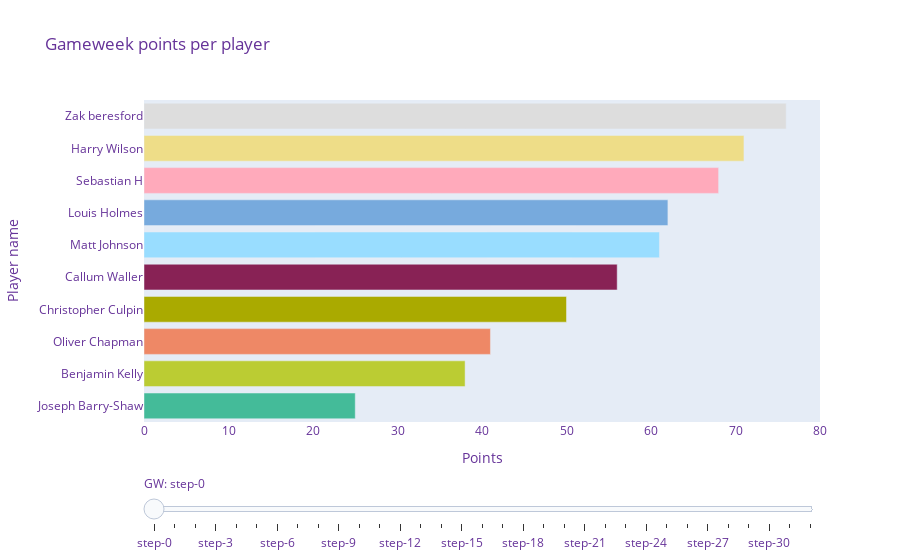

The notebook cell this image was saved under:
### Code cell
fig = plot_timeseries_bar_by_gw(gameweek_points_df,colour_dict,team_data_df)
fig.update_layout(
    title="Gameweek points per player",
    xaxis_title="Points",
    yaxis_title="Player name",
    legend_title="Players",
    font=dict(
        color="RebeccaPurple"
    )
)
fig.show()

### Figure 1 — Plotly figure (JSON) as saved in the notebook; plotly's stock layout.template omitted (floating-point values rounded to 4 significant figures)
{"data": [{"marker": {"color": ["#44BB99", "#BBCC33", "#EE8866", "#AAAA00", "#882255", "#99DDFF", "#77AADD", "#FFAABB", "#EEDD88", "#DDDDDD"]}, "orientation": "h", "type": "bar", "visible": true, "x": [25, 38, 41, 50, 56, 61, 62, 68, 71, 76], "y": ["Joseph Barry-Shaw", "Benjamin Kelly", "Oliver Chapman", "Christopher Culpin", "Callum Waller", "Matt Johnson", "Louis Holmes", "Sebastian H", "Harry Wilson", "Zak beresford"]}, {"marker": {"color": ["#FFAABB", "#EEDD88", "#DDDDDD", "#882255", "#77AADD", "#44BB99", "#BBCC33", "#AAAA00", "#EE8866", "#99DDFF"]}, "orientation": "h", "type": "bar", "visible": false, "x": [28, 43, 43, 44, 45, 45, 46, 51, 53, 67], "y": ["Sebastian H", "Harry Wilson", "Zak beresford", "Callum Waller", "Louis Holmes", "Joseph Barry-Shaw", "Benjamin Kelly", "Christopher Culpin", "Oliver Chapman", "Matt Johnson"]}, {"marker": {"color": ["#99DDFF", "#FFAABB", "#DDDDDD", "#77AADD", "#44BB99", "#EE8866", "#BBCC33", "#EEDD88", "#882255", "#AAAA00"]}, "orientation": "h", "type": "bar", "visible": false, "x": [24, 25, 26, 32, 32, 34, 41, 46, 51, 57], "y": ["Matt Johnson", "Sebastian H", "Zak beresford", "Louis Holmes", "Joseph Barry-Shaw", "Oliver Chapman", "Benjamin Kelly", "Harry Wilson", "Callum Waller", "Christopher Culpin"]}, {"marker": {"color": ["#BBCC33", "#44BB99", "#77AADD", "#DDDDDD", "#AAAA00", "#EE8866", "#EEDD88", "#99DDFF", "#FFAABB", "#882255"]}, "orientation": "h", "type": "bar", "visible": false, "x": [45, 49, 61, 64, 66, 70, 74, 74, 75, 86], "y": ["Benjamin Kelly", "Joseph Barry-Shaw", "Louis Holmes", "Zak beresford", "Christopher Culpin", "Oliver Chapman", "Harry Wilson", "Matt Johnson", "Sebastian H", "Callum Waller"]}, {"marker": {"color": ["#44BB99", "#99DDFF", "#882255", "#EE8866", "#AAAA00", "#BBCC33", "#DDDDDD", "#77AADD", "#FFAABB", "#EEDD88"]}, "orientation": "h", "type": "bar", "visible": false, "x": [37, 39, 40, 44, 44, 45, 46, 54, 55, 58], "y": ["Joseph Barry-Shaw", "Matt Johnson", "Callum Waller", "Oliver Chapman", "Christopher Culpin", "Benjamin Kelly", "Zak beresford", "Louis Holmes", "Sebastian H", "Harry Wilson"]}, {"marker": {"color": ["#AAAA00", "#EE8866", "#882255", "#FFAABB", "#44BB99", "#99DDFF", "#BBCC33", "#EEDD88", "#DDDDDD", "#77AADD"]}, "orientation": "h", "type": "bar", "visible": false, "x": [33, 46, 46, 53, 57, 66, 73, 78, 82, 100], "y": ["Christopher Culpin", "Oliver Chapman", "Callum Waller", "Sebastian H", "Joseph Barry-Shaw", "Matt Johnson", "Benjamin Kelly", "Harry Wilson", "Zak beresford", "Louis Holmes"]}, {"marker": {"color": ["#DDDDDD", "#AAAA00", "#EEDD88", "#882255", "#BBCC33", "#FFAABB", "#77AADD", "#99DDFF", "#44BB99", "#EE8866"]}, "orientation": "h", "type": "bar", "visible": false, "x": [28, 30, 34, 44, 48, 50, 58, 65, 71, 74], "y": ["Zak beresford", "Christopher Culpin", "Harry Wilson", "Callum Waller", "Benjamin Kelly", "Sebastian H", "Louis Holmes", "Matt Johnson", "Joseph Barry-Shaw", "Oliver Chapman"]}, {"marker": {"color": ["#EE8866", "#882255", "#FFAABB", "#AAAA00", "#EEDD88", "#99DDFF", "#DDDDDD", "#BBCC33", "#77AADD", "#44BB99"]}, "orientation": "h", "type": "bar", "visible": false, "x": [31, 42, 47, 47, 48, 48, 49, 52, 57, 64], "y": ["Oliver Chapman", "Callum Waller", "Sebastian H", "Christopher Culpin", "Harry Wilson", "Matt Johnson", "Zak beresford", "Benjamin Kelly", "Louis Holmes", "Joseph Barry-Shaw"]}, {"marker": {"color": ["#882255", "#FFAABB", "#EEDD88", "#44BB99", "#DDDDDD", "#BBCC33", "#99DDFF", "#EE8866", "#AAAA00", "#77AADD"]}, "orientation": "h", "type": "bar", "visible": false, "x": [35, 51, 52, 65, 65, 67, 69, 70, 75, 85], "y": ["Callum Waller", "Sebastian H", "Harry Wilson", "Joseph Barry-Shaw", "Zak beresford", "Benjamin Kelly", "Matt Johnson", "Oliver Chapman", "Christopher Culpin", "Louis Holmes"]}, {"marker": {"color": ["#44BB99", "#EEDD88", "#BBCC33", "#DDDDDD", "#77AADD", "#99DDFF", "#AAAA00", "#882255", "#FFAABB", "#EE8866"]}, "orientation": "h", "type": "bar", "visible": false, "x": [45, 50, 61, 65, 70, 72, 80, 94, 96, 98], "y": ["Joseph Barry-Shaw", "Harry Wilson", "Benjamin Kelly", "Zak beresford", "Louis Holmes", "Matt Johnson", "Christopher Culpin", "Callum Waller", "Sebastian H", "Oliver Chapman"]}, {"marker": {"color": ["#99DDFF", "#882255", "#EE8866", "#EEDD88", "#FFAABB", "#44BB99", "#DDDDDD", "#77AADD", "#BBCC33", "#AAAA00"]}, "orientation": "h", "type": "bar", "visible": false, "x": [19, 27, 28, 33, 33, 35, 36, 37, 40, 45], "y": ["Matt Johnson", "Callum Waller", "Oliver Chapman", "Harry Wilson", "Sebastian H", "Joseph Barry-Shaw", "Zak beresford", "Louis Holmes", "Benjamin Kelly", "Christopher Culpin"]}, {"marker": {"color": ["#44BB99", "#DDDDDD", "#99DDFF", "#EE8866", "#BBCC33", "#AAAA00", "#77AADD", "#882255", "#FFAABB", "#EEDD88"]}, "orientation": "h", "type": "bar", "visible": false, "x": [40, 52, 53, 60, 60, 61, 63, 63, 65, 71], "y": ["Joseph Barry-Shaw", "Zak beresford", "Matt Johnson", "Oliver Chapman", "Benjamin Kelly", "Christopher Culpin", "Louis Holmes", "Callum Waller", "Sebastian H", "Harry Wilson"]}, {"marker": {"color": ["#EE8866", "#882255", "#99DDFF", "#44BB99", "#FFAABB", "#DDDDDD", "#BBCC33", "#AAAA00", "#77AADD", "#EEDD88"]}, "orientation": "h", "type": "bar", "visible": false, "x": [35, 38, 41, 41, 45, 49, 52, 62, 65, 68], "y": ["Oliver Chapman", "Callum Waller", "Matt Johnson", "Joseph Barry-Shaw", "Sebastian H", "Zak beresford", "Benjamin Kelly", "Christopher Culpin", "Louis Holmes", "Harry Wilson"]}, {"marker": {"color": ["#AAAA00", "#882255", "#FFAABB", "#EEDD88", "#DDDDDD", "#EE8866", "#BBCC33", "#99DDFF", "#77AADD", "#44BB99"]}, "orientation": "h", "type": "bar", "visible": false, "x": [33, 36, 46, 47, 52, 53, 60, 63, 68, 75], "y": ["Christopher Culpin", "Callum Waller", "Sebastian H", "Harry Wilson", "Zak beresford", "Oliver Chapman", "Benjamin Kelly", "Matt Johnson", "Louis Holmes", "Joseph Barry-Shaw"]}, {"marker": {"color": ["#77AADD", "#AAAA00", "#DDDDDD", "#882255", "#99DDFF", "#EE8866", "#EEDD88", "#44BB99", "#FFAABB", "#BBCC33"]}, "orientation": "h", "type": "bar", "visible": false, "x": [26, 27, 27, 27, 33, 41, 41, 41, 52, 60], "y": ["Louis Holmes", "Christopher Culpin", "Zak beresford", "Callum Waller", "Matt Johnson", "Oliver Chapman", "Harry Wilson", "Joseph Barry-Shaw", "Sebastian H", "Benjamin Kelly"]}, {"marker": {"color": ["#44BB99", "#DDDDDD", "#882255", "#EEDD88", "#EE8866", "#FFAABB", "#99DDFF", "#AAAA00", "#77AADD", "#BBCC33"]}, "orientation": "h", "type": "bar", "visible": false, "x": [18, 19, 20, 27, 29, 32, 38, 40, 47, 57], "y": ["Joseph Barry-Shaw", "Zak beresford", "Callum Waller", "Harry Wilson", "Oliver Chapman", "Sebastian H", "Matt Johnson", "Christopher Culpin", "Louis Holmes", "Benjamin Kelly"]}, {"marker": {"color": ["#882255", "#AAAA00", "#77AADD", "#EEDD88", "#BBCC33", "#99DDFF", "#44BB99", "#FFAABB", "#EE8866", "#DDDDDD"]}, "orientation": "h", "type": "bar", "visible": false, "x": [32, 33, 37, 43, 43, 46, 51, 55, 58, 60], "y": ["Callum Waller", "Christopher Culpin", "Louis Holmes", "Harry Wilson", "Benjamin Kelly", "Matt Johnson", "Joseph Barry-Shaw", "Sebastian H", "Oliver Chapman", "Zak beresford"]}, {"marker": {"color": ["#AAAA00", "#882255", "#99DDFF", "#44BB99", "#BBCC33", "#DDDDDD", "#77AADD", "#FFAABB", "#EE8866", "#EEDD88"]}, "orientation": "h", "type": "bar", "visible": false, "x": [30, 36, 38, 41, 41, 45, 48, 48, 58, 63], "y": ["Christopher Culpin", "Callum Waller", "Matt Johnson", "Joseph Barry-Shaw", "Benjamin Kelly", "Zak beresford", "Louis Holmes", "Sebastian H", "Oliver Chapman", "Harry Wilson"]}, {"marker": {"color": ["#BBCC33", "#77AADD", "#DDDDDD", "#EE8866", "#44BB99", "#EEDD88", "#99DDFF", "#AAAA00", "#882255", "#FFAABB"]}, "orientation": "h", "type": "bar", "visible": false, "x": [30, 37, 37, 40, 41, 42, 46, 47, 53, 56], "y": ["Benjamin Kelly", "Louis Holmes", "Zak beresford", "Oliver Chapman", "Joseph Barry-Shaw", "Harry Wilson", "Matt Johnson", "Christopher Culpin", "Callum Waller", "Sebastian H"]}, {"marker": {"color": ["#AAAA00", "#882255", "#FFAABB", "#44BB99", "#99DDFF", "#EEDD88", "#BBCC33", "#DDDDDD", "#EE8866", "#77AADD"]}, "orientation": "h", "type": "bar", "visible": false, "x": [42, 47, 52, 52, 62, 66, 73, 74, 77, 80], "y": ["Christopher Culpin", "Callum Waller", "Sebastian H", "Joseph Barry-Shaw", "Matt Johnson", "Harry Wilson", "Benjamin Kelly", "Zak beresford", "Oliver Chapman", "Louis Holmes"]}, {"marker": {"color": ["#99DDFF", "#BBCC33", "#77AADD", "#44BB99", "#882255", "#AAAA00", "#DDDDDD", "#EEDD88", "#FFAABB", "#EE8866"]}, "orientation": "h", "type": "bar", "visible": false, "x": [29, 31, 37, 42, 43, 52, 52, 53, 53, 70], "y": ["Matt Johnson", "Benjamin Kelly", "Louis Holmes", "Joseph Barry-Shaw", "Callum Waller", "Christopher Culpin", "Zak beresford", "Harry Wilson", "Sebastian H", "Oliver Chapman"]}, {"marker": {"color": ["#882255", "#DDDDDD", "#77AADD", "#AAAA00", "#BBCC33", "#EEDD88", "#44BB99", "#FFAABB", "#EE8866", "#99DDFF"]}, "orientation": "h", "type": "bar", "visible": false, "x": [42, 49, 50, 51, 52, 56, 61, 70, 73, 81], "y": ["Callum Waller", "Zak beresford", "Louis Holmes", "Christopher Culpin", "Benjamin Kelly", "Harry Wilson", "Joseph Barry-Shaw", "Sebastian H", "Oliver Chapman", "Matt Johnson"]}, {"marker": {"color": ["#882255", "#FFAABB", "#99DDFF", "#DDDDDD", "#AAAA00", "#EEDD88", "#BBCC33", "#77AADD", "#EE8866", "#44BB99"]}, "orientation": "h", "type": "bar", "visible": false, "x": [36, 42, 50, 52, 54, 59, 62, 79, 80, 94], "y": ["Callum Waller", "Sebastian H", "Matt Johnson", "Zak beresford", "Christopher Culpin", "Harry Wilson", "Benjamin Kelly", "Louis Holmes", "Oliver Chapman", "Joseph Barry-Shaw"]}, {"marker": {"color": ["#FFAABB", "#882255", "#99DDFF", "#BBCC33", "#DDDDDD", "#EEDD88", "#77AADD", "#44BB99", "#EE8866", "#AAAA00"]}, "orientation": "h", "type": "bar", "visible": false, "x": [52, 56, 60, 60, 65, 66, 70, 74, 78, 81], "y": ["Sebastian H", "Callum Waller", "Matt Johnson", "Benjamin Kelly", "Zak beresford", "Harry Wilson", "Louis Holmes", "Joseph Barry-Shaw", "Oliver Chapman", "Christopher Culpin"]}, {"marker": {"color": ["#99DDFF", "#EE8866", "#882255", "#BBCC33", "#EEDD88", "#44BB99", "#FFAABB", "#DDDDDD", "#77AADD", "#AAAA00"]}, "orientation": "h", "type": "bar", "visible": false, "x": [56, 58, 59, 64, 70, 75, 80, 80, 92, 104], "y": ["Matt Johnson", "Oliver Chapman", "Callum Waller", "Benjamin Kelly", "Harry Wilson", "Joseph Barry-Shaw", "Sebastian H", "Zak beresford", "Louis Holmes", "Christopher Culpin"]}, {"marker": {"color": ["#FFAABB", "#DDDDDD", "#77AADD", "#EE8866", "#99DDFF", "#AAAA00", "#EEDD88", "#BBCC33", "#882255", "#44BB99"]}, "orientation": "h", "type": "bar", "visible": false, "x": [31, 32, 37, 37, 38, 39, 40, 40, 51, 61], "y": ["Sebastian H", "Zak beresford", "Louis Holmes", "Oliver Chapman", "Matt Johnson", "Christopher Culpin", "Harry Wilson", "Benjamin Kelly", "Callum Waller", "Joseph Barry-Shaw"]}, {"marker": {"color": ["#DDDDDD", "#EEDD88", "#77AADD", "#AAAA00", "#FFAABB", "#BBCC33", "#EE8866", "#882255", "#99DDFF", "#44BB99"]}, "orientation": "h", "type": "bar", "visible": false, "x": [52, 53, 55, 55, 57, 57, 59, 67, 74, 82], "y": ["Zak beresford", "Harry Wilson", "Louis Holmes", "Christopher Culpin", "Sebastian H", "Benjamin Kelly", "Oliver Chapman", "Callum Waller", "Matt Johnson", "Joseph Barry-Shaw"]}, {"marker": {"color": ["#AAAA00", "#EE8866", "#882255", "#77AADD", "#44BB99", "#EEDD88", "#99DDFF", "#FFAABB", "#BBCC33", "#DDDDDD"]}, "orientation": "h", "type": "bar", "visible": false, "x": [42, 45, 45, 46, 48, 49, 53, 54, 57, 62], "y": ["Christopher Culpin", "Oliver Chapman", "Callum Waller", "Louis Holmes", "Joseph Barry-Shaw", "Harry Wilson", "Matt Johnson", "Sebastian H", "Benjamin Kelly", "Zak beresford"]}, {"marker": {"color": ["#AAAA00", "#DDDDDD", "#EE8866", "#77AADD", "#44BB99", "#882255", "#BBCC33", "#99DDFF", "#FFAABB", "#EEDD88"]}, "orientation": "h", "type": "bar", "visible": false, "x": [1, 5, 10, 16, 16, 16, 17, 21, 31, 36], "y": ["Christopher Culpin", "Zak beresford", "Oliver Chapman", "Louis Holmes", "Joseph Barry-Shaw", "Callum Waller", "Benjamin Kelly", "Matt Johnson", "Sebastian H", "Harry Wilson"]}, {"marker": {"color": ["#AAAA00", "#EEDD88", "#99DDFF", "#44BB99", "#BBCC33", "#882255", "#DDDDDD", "#FFAABB", "#EE8866", "#77AADD"]}, "orientation": "h", "type": "bar", "visible": false, "x": [37, 49, 53, 56, 57, 59, 61, 65, 71, 73], "y": ["Christopher Culpin", "Harry Wilson", "Matt Johnson", "Joseph Barry-Shaw", "Benjamin Kelly", "Callum Waller", "Zak beresford", "Sebastian H", "Oliver Chapman", "Louis Holmes"]}, {"marker": {"color": ["#99DDFF", "#882255", "#EE8866", "#BBCC33", "#AAAA00", "#44BB99", "#EEDD88", "#DDDDDD", "#FFAABB", "#77AADD"]}, "orientation": "h", "type": "bar", "visible": false, "x": [29, 42, 44, 47, 50, 61, 68, 69, 74, 78], "y": ["Matt Johnson", "Callum Waller", "Oliver Chapman", "Benjamin Kelly", "Christopher Culpin", "Joseph Barry-Shaw", "Harry Wilson", "Zak beresford", "Sebastian H", "Louis Holmes"]}, {"marker": {"color": ["#BBCC33", "#44BB99", "#EE8866", "#77AADD", "#FFAABB", "#DDDDDD", "#EEDD88", "#882255", "#AAAA00", "#99DDFF"]}, "orientation": "h", "type": "bar", "visible": false, "x": [45, 53, 54, 57, 58, 61, 69, 69, 72, 103], "y": ["Benjamin Kelly", "Joseph Barry-Shaw", "Oliver Chapman", "Louis Holmes", "Sebastian H", "Zak beresford", "Harry Wilson", "Callum Waller", "Christopher Culpin", "Matt Johnson"]}, {"marker": {"color": ["#882255", "#99DDFF", "#DDDDDD", "#AAAA00", "#44BB99", "#BBCC33", "#77AADD", "#FFAABB", "#EE8866", "#EEDD88"]}, "orientation": "h", "type": "bar", "visible": false, "x": [47, 52, 55, 58, 62, 63, 66, 73, 74, 82], "y": ["Callum Waller", "Matt Johnson", "Zak beresford", "Christopher Culpin", "Joseph Barry-Shaw", "Benjamin Kelly", "Louis Holmes", "Sebastian H", "Oliver Chapman", "Harry Wilson"]}], "layout": {"font": {"color": "RebeccaPurple"}, "legend": {"title": {"text": "Players"}}, "sliders": [{"active": 0, "currentvalue": {"prefix": "GW: "}, "pad": {"t": 50}, "steps": [{"args": [{"visible": [true, false, false, false, false, false, false, false, false, false, false, false, false, false, false, false, false, false, false, false, false, false, false, false, false, false, false, false, false, false, false, false, false]}, {"title": "Total by week: 1"}], "method": "update"}, {"args": [{"visible": [false, true, false, false, false, false, false, false, false, false, false, false, false, false, false, false, false, false, false, false, false, false, false, false, false, false, false, false, false, false, false, false, false]}, {"title": "Total by week: 2"}], "method": "update"}, {"args": [{"visible": [false, false, true, false, false, false, false, false, false, false, false, false, false, false, false, false, false, false, false, false, false, false, false, false, false, false, false, false, false, false, false, false, false]}, {"title": "Total by week: 3"}], "method": "update"}, {"args": [{"visible": [false, false, false, true, false, false, false, false, false, false, false, false, false, false, false, false, false, false, false, false, false, false, false, false, false, false, false, false, false, false, false, false, false]}, {"title": "Total by week: 4"}], "method": "update"}, {"args": [{"visible": [false, false, false, false, true, false, false, false, false, false, false, false, false, false, false, false, false, false, false, false, false, false, false, false, false, false, false, false, false, false, false, false, false]}, {"title": "Total by week: 5"}], "method": "update"}, {"args": [{"visible": [false, false, false, false, false, true, false, false, false, false, false, false, false, false, false, false, false, false, false, false, false, false, false, false, false, false, false, false, false, false, false, false, false]}, {"title": "Total by week: 6"}], "method": "update"}, {"args": [{"visible": [false, false, false, false, false, false, true, false, false, false, false, false, false, false, false, false, false, false, false, false, false, false, false, false, false, false, false, false, false, false, false, false, false]}, {"title": "Total by week: 7"}], "method": "update"}, {"args": [{"visible": [false, false, false, false, false, false, false, true, false, false, false, false, false, false, false, false, false, false, false, false, false, false, false, false, false, false, false, false, false, false, false, false, false]}, {"title": "Total by week: 8"}], "method": "update"}, {"args": [{"visible": [false, false, false, false, false, false, false, false, true, false, false, false, false, false, false, false, false, false, false, false, false, false, false, false, false, false, false, false, false, false, false, false, false]}, {"title": "Total by week: 9"}], "method": "update"}, {"args": [{"visible": [false, false, false, false, false, false, false, false, false, true, false, false, false, false, false, false, false, false, false, false, false, false, false, false, false, false, false, false, false, false, false, false, false]}, {"title": "Total by week: 10"}], "method": "update"}, {"args": [{"visible": [false, false, false, false, false, false, false, false, false, false, true, false, false, false, false, false, false, false, false, false, false, false, false, false, false, false, false, false, false, false, false, false, false]}, {"title": "Total by week: 11"}], "method": "update"}, {"args": [{"visible": [false, false, false, false, false, false, false, false, false, false, false, true, false, false, false, false, false, false, false, false, false, false, false, false, false, false, false, false, false, false, false, false, false]}, {"title": "Total by week: 12"}], "method": "update"}, {"args": [{"visible": [false, false, false, false, false, false, false, false, false, false, false, false, true, false, false, false, false, false, false, false, false, false, false, false, false, false, false, false, false, false, false, false, false]}, {"title": "Total by week: 13"}], "method": "update"}, {"args": [{"visible": [false, false, false, false, false, false, false, false, false, false, false, false, false, true, false, false, false, false, false, false, false, false, false, false, false, false, false, false, false, false, false, false, false]}, {"title": "Total by week: 14"}], "method": "update"}, {"args": [{"visible": [false, false, false, false, false, false, false, false, false, false, false, false, false, false, true, false, false, false, false, false, false, false, false, false, false, false, false, false, false, false, false, false, false]}, {"title": "Total by week: 15"}], "method": "update"}, {"args": [{"visible": [false, false, false, false, false, false, false, false, false, false, false, false, false, false, false, true, false, false, false, false, false, false, false, false, false, false, false, false, false, false, false, false, false]}, {"title": "Total by week: 16"}], "method": "update"}, {"args": [{"visible": [false, false, false, false, false, false, false, false, false, false, false, false, false, false, false, false, true, false, false, false, false, false, false, false, false, false, false, false, false, false, false, false, false]}, {"title": "Total by week: 17"}], "method": "update"}, {"args": [{"visible": [false, false, false, false, false, false, false, false, false, false, false, false, false, false, false, false, false, true, false, false, false, false, false, false, false, false, false, false, false, false, false, false, false]}, {"title": "Total by week: 18"}], "method": "update"}, {"args": [{"visible": [false, false, false, false, false, false, false, false, false, false, false, false, false, false, false, false, false, false, true, false, false, false, false, false, false, false, false, false, false, false, false, false, false]}, {"title": "Total by week: 19"}], "method": "update"}, {"args": [{"visible": [false, false, false, false, false, false, false, false, false, false, false, false, false, false, false, false, false, false, false, true, false, false, false, false, false, false, false, false, false, false, false, false, false]}, {"title": "Total by week: 20"}], "method": "update"}, {"args": [{"visible": [false, false, false, false, false, false, false, false, false, false, false, false, false, false, false, false, false, false, false, false, true, false, false, false, false, false, false, false, false, false, false, false, false]}, {"title": "Total by week: 21"}], "method": "update"}, {"args": [{"visible": [false, false, false, false, false, false, false, false, false, false, false, false, false, false, false, false, false, false, false, false, false, true, false, false, false, false, false, false, false, false, false, false, false]}, {"title": "Total by week: 22"}], "method": "update"}, {"args": [{"visible": [false, false, false, false, false, false, false, false, false, false, false, false, false, false, false, false, false, false, false, false, false, false, true, false, false, false, false, false, false, false, false, false, false]}, {"title": "Total by week: 23"}], "method": "update"}, {"args": [{"visible": [false, false, false, false, false, false, false, false, false, false, false, false, false, false, false, false, false, false, false, false, false, false, false, true, false, false, false, false, false, false, false, false, false]}, {"title": "Total by week: 24"}], "method": "update"}, {"args": [{"visible": [false, false, false, false, false, false, false, false, false, false, false, false, false, false, false, false, false, false, false, false, false, false, false, false, true, false, false, false, false, false, false, false, false]}, {"title": "Total by week: 25"}], "method": "update"}, {"args": [{"visible": [false, false, false, false, false, false, false, false, false, false, false, false, false, false, false, false, false, false, false, false, false, false, false, false, false, true, false, false, false, false, false, false, false]}, {"title": "Total by week: 26"}], "method": "update"}, {"args": [{"visible": [false, false, false, false, false, false, false, false, false, false, false, false, false, false, false, false, false, false, false, false, false, false, false, false, false, false, true, false, false, false, false, false, false]}, {"title": "Total by week: 27"}], "method": "update"}, {"args": [{"visible": [false, false, false, false, false, false, false, false, false, false, false, false, false, false, false, false, false, false, false, false, false, false, false, false, false, false, false, true, false, false, false, false, false]}, {"title": "Total by week: 28"}], "method": "update"}, {"args": [{"visible": [false, false, false, false, false, false, false, false, false, false, false, false, false, false, false, false, false, false, false, false, false, false, false, false, false, false, false, false, true, false, false, false, false]}, {"title": "Total by week: 29"}], "method": "update"}, {"args": [{"visible": [false, false, false, false, false, false, false, false, false, false, false, false, false, false, false, false, false, false, false, false, false, false, false, false, false, false, false, false, false, true, false, false, false]}, {"title": "Total by week: 30"}], "method": "update"}, {"args": [{"visible": [false, false, false, false, false, false, false, false, false, false, false, false, false, false, false, false, false, false, false, false, false, false, false, false, false, false, false, false, false, false, true, false, false]}, {"title": "Total by week: 31"}], "method": "update"}, {"args": [{"visible": [false, false, false, false, false, false, false, false, false, false, false, false, false, false, false, false, false, false, false, false, false, false, false, false, false, false, false, false, false, false, false, true, false]}, {"title": "Total by week: 32"}], "method": "update"}, {"args": [{"visible": [false, false, false, false, false, false, false, false, false, false, false, false, false, false, false, false, false, false, false, false, false, false, false, false, false, false, false, false, false, false, false, false, true]}, {"title": "Total by week: 33"}], "method": "update"}]}], "title": {"text": "Gameweek points per player"}, "xaxis": {"title": {"text": "Points"}}, "yaxis": {"title": {"text": "Player name"}}}}
